Frame 1 (no input): blank canvas, image omitted
Frame 60 (no input): blank canvas, image omitted
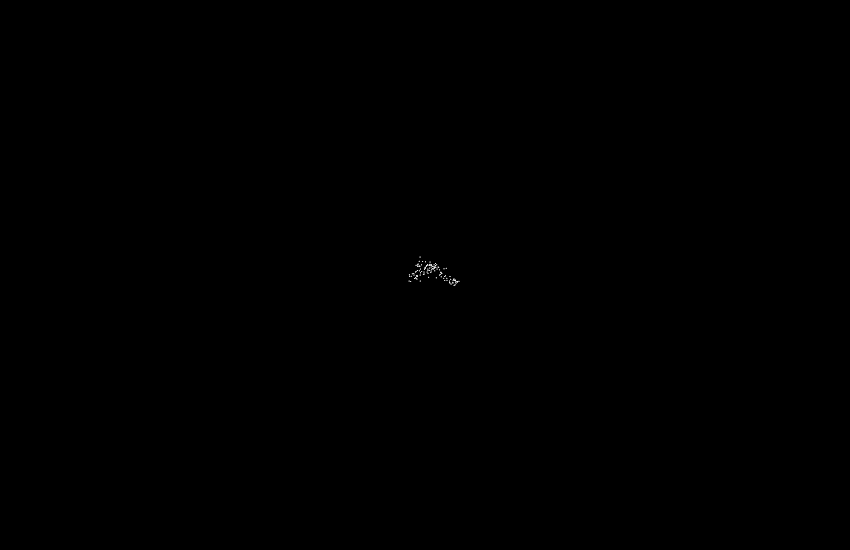
Frame 120 (the mouse pressed at the canvas centre since frame 60)

The p5.js sketch whose frames 1 and 60 were blank and that drew this single picture after the mouse press (run headless with seeded random() and noise() and a simulated clock; from frame 60 on, the mouse is pressed at the canvas centre):

// p5.js sketch
// ── sketch.js
var walked = [];
var path = [];

function setup() {

	createCanvas(850, 550);
	walker = new Walker();

}

function draw() {

	// background
	background(0, 0, 0);

	walker.show();
	walker.walk();

	var visited = {
		x: walker.x,
		y: walker.y
	}

	path.push(visited);

	for (var i in path) {
		stroke(255, 255, 255);
		point(path[i].x, path[i].y);
		point(path[i].x, path[i].y);
	}

	if (path.length == 200) {
		path = [];
		walker.x = width / 2;
		walker.y = height / 2;
	}

}

// ── walker.js
function Walker() {

	this.x = width / 2;
	this.y = height / 2;

	this.show = function() {
		stroke(255, 255, 255)
		point(this.x, this.y);
	}

	this.walk = function() {
		this.x += random(-5, 5)
		this.y += random(-5, 5)
	}

}
